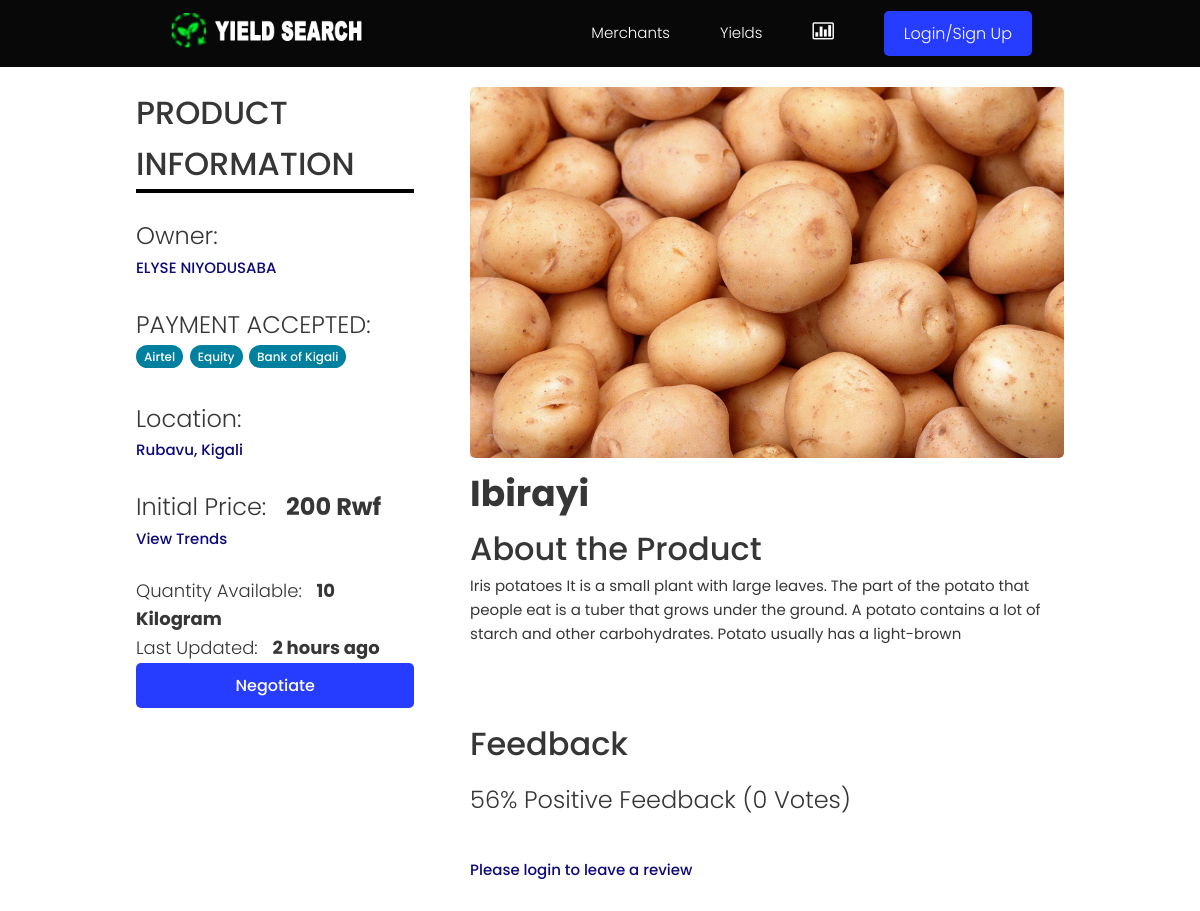
Page /products/product/ec0c931f-78dd-48ec-8706-7e5d336c8d24/ on the earlier database version.
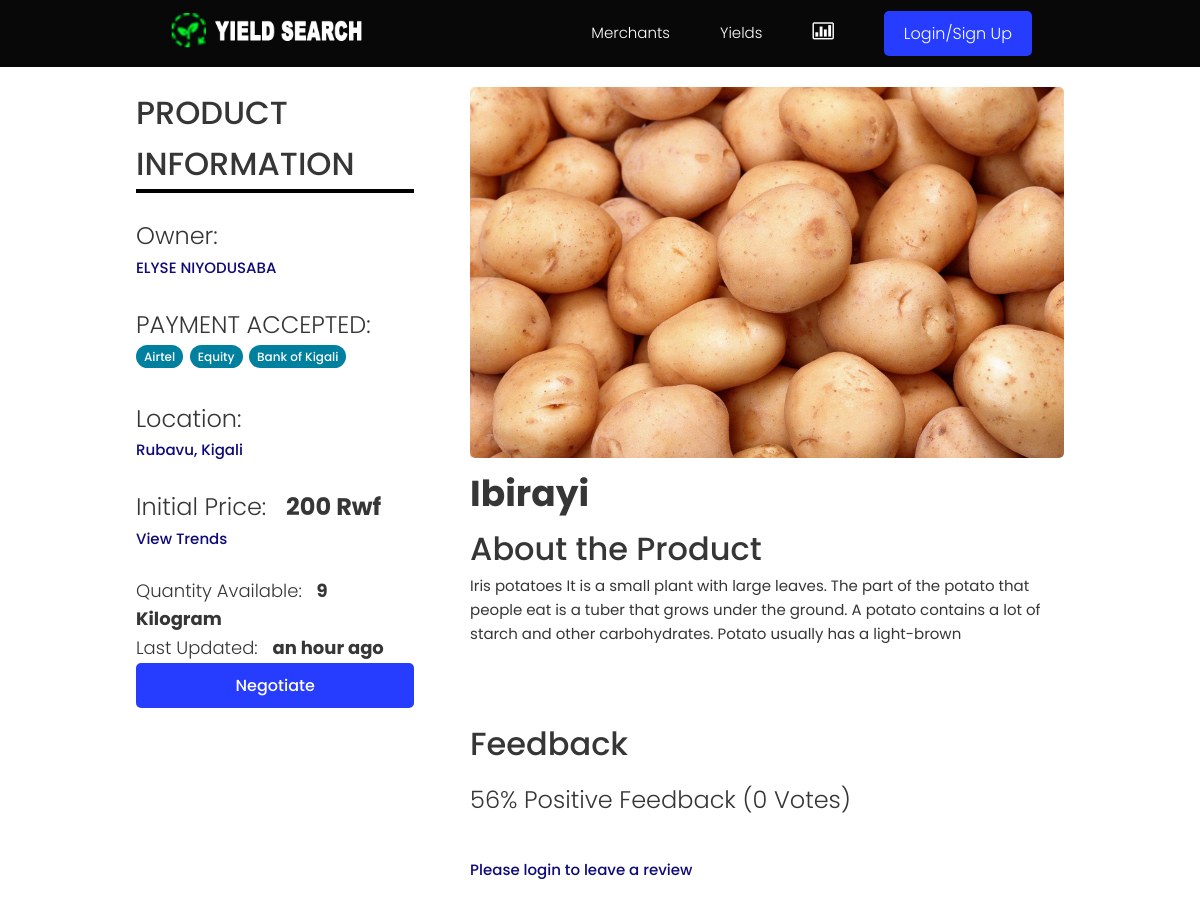
Same page on the later database version.
### products/models.py (models this page shows, shortened)
class Product(models.Model):
    owner = models.ForeignKey(Profile, null=True, blank=True, on_delete=models.CASCADE, related_name='owner')
    name = models.ForeignKey('SingleProduct', default=uuid.uuid4, on_delete=models.CASCADE, null=True, related_name = 'product')
    description = models.TextField(null=True, blank=True)
    featured_image = models.ImageField(null=True, blank=True, default="default.jpg")
    quantity = models.PositiveIntegerField(null=True, blank=True, default=0)
    location = models.CharField(max_length=100, null=True, blank=True)
    payments = models.ManyToManyField('Payment', blank=True, default="In Hand")
    instock = models.BooleanField(blank=True, null=True, default=True)
    vote_total = models.IntegerField(default=0, null=True, blank=True)
    vote_ratio = models.IntegerField(default=0, null=True, blank=True)
    updated = models.DateTimeField(auto_now=True)
    created = models.DateTimeField(auto_now_add=True)
    id = models.UUIDField(default=uuid.uuid4, unique=True,primary_key=True, editable=True)
    class Meta:
        ordering = ['-vote_ratio', '-vote_total', '-created']
    @property
    def imageURL(self):
        try:
            url = self.featured_image.url
        except:
            url = ''
        return url
    @property
    def reviewers(self):
        queryset = self.review_set.all().values_list('owner__id', flat=True)
        return queryset

class SingleProduct(models.Model):
    name = models.CharField(max_length=200, null=True, blank=True, default="Ibirayi")
    price = models.PositiveIntegerField(null=True, blank=True, default=0)
    unity = models.CharField(max_length=200, null=True, blank=True, default="Kilogram")
    created = models.DateTimeField(auto_now_add=True)
    updated = models.DateTimeField(auto_now=True)
    id = models.UUIDField(default=uuid.uuid4, unique=True,
                          primary_key=True, editable=False)
    class Meta:
        verbose_name_plural = "Category"

### users/models.py (models this page shows, shortened)
class Profile(models.Model):
    user = models.OneToOneField(
        User, on_delete=models.CASCADE, null=True, blank=True, related_name="profile")
    name = models.CharField(max_length=200, blank=True, null=True)
    email = models.EmailField(max_length=500, blank=True, null=True)
    username = models.CharField(max_length=200, blank=True, null=True)
    born = models.DateField(max_length=200, null=True, verbose_name="Date of Birth")
    username = models.CharField(max_length=200, blank=True, null=True)
    location = models.CharField(max_length=200, blank=True, null=True)
    nid = models.CharField(max_length=16, blank=True, null=True)
    bio = models.TextField(blank=True, null=True)
    profile_image = models.ImageField(
        null=True, blank=True, upload_to='profiles/', default="profiles/user-default.png")
    account = models.CharField(max_length=200, blank=True, null=True)
    phone1 = models.CharField(blank=True,  max_length=13,  null=True, help_text='Example +2507XXXXXXXXXXX')
    phone2 = models.CharField(blank=True,  max_length=13, null=True, help_text='Example +2507XXXXXXXXXXX')
    created = models.DateTimeField(auto_now_add=True)
    updated = models.DateTimeField(auto_now=True)
    id = models.UUIDField(default=uuid.uuid4, unique=True,
                          primary_key=True, editable=False)
    class Meta:
        ordering = ['created']

### products/views.py (the view, shortened to what this page needs)
# urls.py: path('product/<str:pk>/', views.product, name="product"),
def product(request, pk):
    if request.user.is_staff:
        return redirect('admin/')
    productObj = Product.objects.get(id=pk)
    form = ReviewForm()
    return render(request, 'products/single-product.html', {'product': productObj, 'form': form})

### products/models.py (called while the page is built)
    def __str__(self):
        return self.name

### products/templates/products/single-product.html (shortened to what this page needs)
{% extends 'main.html' %}
{% load humanize %}
{% block content %}
<main class="singleProject my-md here"  style="background:#fff;">
    <div class="container">
        <div class="layout">
            <div class="column column--1of3">
                <h3 class="singleProject__subtitle">PRODUCT INFORMATION </h3>
                <hr style="border: 2px solid #000;">
                <br>
                <h5 class="singleProject__subtitle">Owner: </h5>
                <a href="{% url 'user-profile' product.owner.id  %}"
                    class="singleProject__developer">{{product.owner.name}}</a>
                    <br><br>
                <div class="singleProject__toolStack">
                   <h5 class="singleProject__subtitle">PAYMENT ACCEPTED: </h5>
                    {% for payment in product.payments.all %}
                    <span class="tag tag--pill tag--main">
                        <small>{{payment}}</small>
                    </span>
                    {% endfor %}
                    <br><br>
                   <h5 class="singleProject__subtitle">Location: </h5>
                   <a href="https://www.google.com/maps/place/{{product.location}}/"> {{product.location}} </a>
                     <br><br>
                   <h5 class="singleProject__subtitle">Initial Price: &nbsp; <b>{{product.name.price}} Rwf</b> </h5>
                   <a href="#"> View Trends </a>
                     <br><br>
                   <h6 class="singleProject__subtitle">Quantity Available: &nbsp; <b>{{product.quantity}} {{product.name.unity}}</b> </h6>
 <h6 class="singleProject__subtitle">Last Updated: &nbsp; <b>{{product.updated|naturaltime}}</b> </h6>
                              {% if product.owner.username  == request.user.username %}
                                    <button class="btn btn--sub  buy">
                                        <small><a style="color:#fff;" href=" {% url 'account' %}">Your own</a></small>
                                        </button>
                                    {% elif product.quantity > 0 %}
                                    <button class="btn btn--sub  buy" style="cursor:pointer;" onclick="window.location.href='{% url 'checkout-product' product.id %}'">
                                        <small>Negotiate</small>
                                        </button>
                                    {% else %}
                                    <button class="btn btn--sub btn--lg buy" disabled><small>OUT OF STOCK</small></button>
                                    {% endif %}
                </div>
            </div>
            <div class="column column--2of3">
                <img id="myModalImg" alt="{{product.name.name}}" class="singleProject__preview"  src="{{ product.imageURL }}" alt="portfolio thumbnail" />
                <h2 class="singleProject__title">{{product.name.name}}</h2>
                <h3 class="singleProject__subtitle">About the Product</h3>
                <div class="singleProject__info">
                    {{product.description}}
                </div>
                <div class="comments">
                    <h3 class="singleProject__subtitle">Feedback</h3>
                    <h5 class="product--rating">
                        {{product.vote_ratio}}% Positive Feedback ({{product.vote_total}}
                        Vote{{product.vote_total|pluralize:"s"}})
                    </h5>
                    {% if request.user.profile.id in product.reviewers %}
                    <p>You have already submitted your review for this product</p>
                    {% elif request.user.profile == product.owner %}
                    <p>You cannot review your own product</p>
                    {% else %}
                    <a href="{% url 'login' %}?next={{request.path}}">Please login to leave a review</a>
                    {% endif %}
                </div>
            </div>
        </div>
    </div>
</main>
{% endblock %}

Differences in the rows shown:
changed Product "Rubavu, Kigali": quantity "10" → "9"; updated "2 hours ago" → "an hour ago"
